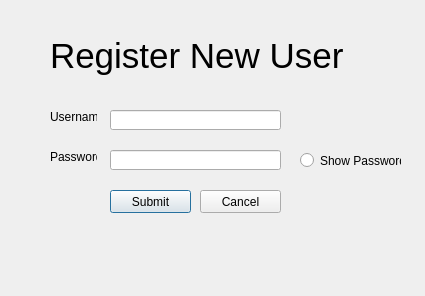
<?xml version="1.0" encoding="UTF-8"?>
<ui version="4.0">
 <class>LoginWindow</class>
 <widget class="QDialog" name="LoginWindow">
  <property name="geometry">
   <rect>
    <x>0</x>
    <y>0</y>
    <width>425</width>
    <height>296</height>
   </rect>
  </property>
  <property name="windowTitle">
   <string>Register New User</string>
  </property>
  <widget class="QPushButton" name="pushButton">
   <property name="geometry">
    <rect>
     <x>110</x>
     <y>190</y>
     <width>81</width>
     <height>23</height>
    </rect>
   </property>
   <property name="text">
    <string>Submit</string>
   </property>
  </widget>
  <widget class="QLineEdit" name="USERNAME">
   <property name="geometry">
    <rect>
     <x>110</x>
     <y>110</y>
     <width>171</width>
     <height>20</height>
    </rect>
   </property>
   <property name="inputMask">
    <string/>
   </property>
   <property name="echoMode">
    <enum>QLineEdit::Normal</enum>
   </property>
  </widget>
  <widget class="QLineEdit" name="PASSWORD">
   <property name="geometry">
    <rect>
     <x>110</x>
     <y>150</y>
     <width>171</width>
     <height>20</height>
    </rect>
   </property>
   <property name="echoMode">
    <enum>QLineEdit::Password</enum>
   </property>
  </widget>
  <widget class="QPushButton" name="pushButton_2">
   <property name="geometry">
    <rect>
     <x>200</x>
     <y>190</y>
     <width>81</width>
     <height>23</height>
    </rect>
   </property>
   <property name="text">
    <string>Cancel</string>
   </property>
  </widget>
  <widget class="QLabel" name="label">
   <property name="geometry">
    <rect>
     <x>50</x>
     <y>30</y>
     <width>301</width>
     <height>51</height>
    </rect>
   </property>
   <property name="font">
    <font>
     <pointsize>26</pointsize>
    </font>
   </property>
   <property name="text">
    <string>Register New User</string>
   </property>
  </widget>
  <widget class="QLabel" name="label_2">
   <property name="geometry">
    <rect>
     <x>50</x>
     <y>110</y>
     <width>47</width>
     <height>13</height>
    </rect>
   </property>
   <property name="text">
    <string>Username</string>
   </property>
  </widget>
  <widget class="QLabel" name="label_3">
   <property name="geometry">
    <rect>
     <x>50</x>
     <y>150</y>
     <width>47</width>
     <height>13</height>
    </rect>
   </property>
   <property name="text">
    <string>Password</string>
   </property>
  </widget>
  <widget class="QRadioButton" name="radioButton">
   <property name="geometry">
    <rect>
     <x>300</x>
     <y>150</y>
     <width>101</width>
     <height>21</height>
    </rect>
   </property>
   <property name="text">
    <string>Show Password</string>
   </property>
  </widget>
  <widget class="QLabel" name="label_4">
   <property name="geometry">
    <rect>
     <x>300</x>
     <y>170</y>
     <width>111</width>
     <height>121</height>
    </rect>
   </property>
   <property name="text">
    <string/>
   </property>
   <property name="pixmap">
    <pixmap resource="mario.qrc">:/images/loginlogo.png</pixmap>
   </property>
  </widget>
 </widget>
 <resources>
  <include location="mario.qrc"/>
 </resources>
 <connections/>
</ui>
